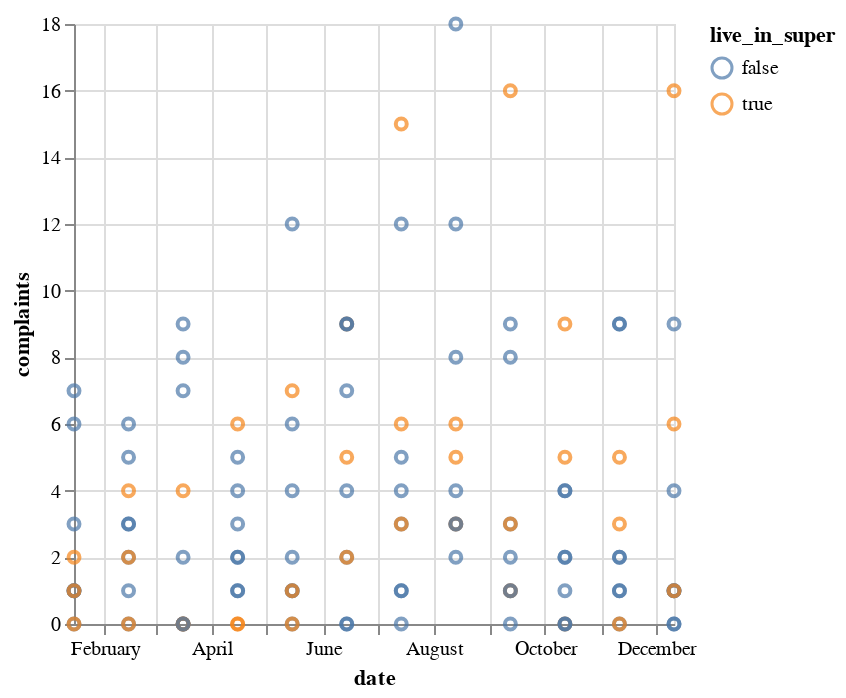

Notebook code cell kept with this figure:
### Code cell
pest_data |>
@vlplot(
  :point,
  x = :date,
  y = :complaints,
  color = "live_in_super:N"
)

### Figure 1 — Vega-Lite specification as saved in the notebook (floating-point values rounded to 4 significant figures)
{"data": {"values": [{"age_of_building": 47, "average_tenant_age": 53.88, "building_id": 37, "complaints": 1, "date": "2017-01-15", "floors": 8, "live_in_super": false, "month": 1, "monthly_average_rent": 3847.0, "mus": 0.3691, "sq_footage_p_floor": 5149.0, "total_sq_foot": 41190.0, "traps": 8, "wk_ind": 1}, {"age_of_building": 47, "average_tenant_age": 53.88, "building_id": 37, "complaints": 3, "date": "2017-02-14", "floors": 8, "live_in_super": false, "month": 2, "monthly_average_rent": 3847.0, "mus": 0.3594, "sq_footage_p_floor": 5149.0, "total_sq_foot": 41190.0, "traps": 8, "wk_ind": 2}, {"age_of_building": 47, "average_tenant_age": 53.88, "building_id": 37, "complaints": 0, "date": "2017-03-16", "floors": 8, "live_in_super": false, "month": 3, "monthly_average_rent": 3847.0, "mus": 0.2818, "sq_footage_p_floor": 5149.0, "total_sq_foot": 41190.0, "traps": 9, "wk_ind": 3}, {"age_of_building": 47, "average_tenant_age": 53.88, "building_id": 37, "complaints": 1, "date": "2017-04-15", "floors": 8, "live_in_super": false, "month": 4, "monthly_average_rent": 3847.0, "mus": 0.1293, "sq_footage_p_floor": 5149.0, "total_sq_foot": 41190.0, "traps": 10, "wk_ind": 4}, {"age_of_building": 47, "average_tenant_age": 53.88, "building_id": 37, "complaints": 0, "date": "2017-05-15", "floors": 8, "live_in_super": false, "month": 5, "monthly_average_rent": 3847.0, "mus": 0.452, "sq_footage_p_floor": 5149.0, "total_sq_foot": 41190.0, "traps": 11, "wk_ind": 5}, {"age_of_building": 47, "average_tenant_age": 53.88, "building_id": 37, "complaints": 0, "date": "2017-06-14", "floors": 8, "live_in_super": false, "month": 6, "monthly_average_rent": 3847.0, "mus": 0.4421, "sq_footage_p_floor": 5149.0, "total_sq_foot": 41190.0, "traps": 11, "wk_ind": 6}, {"age_of_building": 47, "average_tenant_age": 53.88, "building_id": 37, "complaints": 4, "date": "2017-07-14", "floors": 8, "live_in_super": false, "month": 7, "monthly_average_rent": 3847.0, "mus": 0.9909, "sq_footage_p_floor": 5149.0, "total_sq_foot": 41190.0, "traps": 10, "wk_ind": 7}, {"age_of_building": 47, "average_tenant_age": 53.88, "building_id": 37, "complaints": 3, "date": "2017-08-13", "floors": 8, "live_in_super": false, "month": 8, "monthly_average_rent": 3847.0, "mus": 0.786, "sq_footage_p_floor": 5149.0, "total_sq_foot": 41190.0, "traps": 10, "wk_ind": 8}, {"age_of_building": 47, "average_tenant_age": 53.88, "building_id": 37, "complaints": 2, "date": "2017-09-12", "floors": 8, "live_in_super": false, "month": 9, "monthly_average_rent": 3847.0, "mus": 0.6918, "sq_footage_p_floor": 5149.0, "total_sq_foot": 41190.0, "traps": 9, "wk_ind": 9}, {"age_of_building": 47, "average_tenant_age": 53.88, "building_id": 37, "complaints": 2, "date": "2017-10-12", "floors": 8, "live_in_super": false, "month": 10, "monthly_average_rent": 3847.0, "mus": 0.4807, "sq_footage_p_floor": 5149.0, "total_sq_foot": 41190.0, "traps": 9, "wk_ind": 10}, {"age_of_building": 47, "average_tenant_age": 53.88, "building_id": 37, "complaints": 0, "date": "2017-11-11", "floors": 8, "live_in_super": false, "month": 11, "monthly_average_rent": 3847.0, "mus": 0.5624, "sq_footage_p_floor": 5149.0, "total_sq_foot": 41190.0, "traps": 8, "wk_ind": 11}, {"age_of_building": 47, "average_tenant_age": 53.88, "building_id": 37, "complaints": 4, "date": "2017-12-11", "floors": 8, "live_in_super": false, "month": 12, "monthly_average_rent": 3847.0, "mus": 0.2818, "sq_footage_p_floor": 5149.0, "total_sq_foot": 41190.0, "traps": 9, "wk_ind": 12}, {"age_of_building": 43, "average_tenant_age": 49.57, "building_id": 13, "complaints": 1, "date": "2017-01-15", "floors": 9, "live_in_super": false, "month": 1, "monthly_average_rent": 3564.0, "mus": 0.52, "sq_footage_p_floor": 5166.0, "total_sq_foot": 46490.0, "traps": 7, "wk_ind": 1}, {"age_of_building": 43, "average_tenant_age": 49.57, "building_id": 13, "complaints": 3, "date": "2017-02-14", "floors": 9, "live_in_super": false, "month": 2, "monthly_average_rent": 3564.0, "mus": 0.5102, "sq_footage_p_floor": 5166.0, "total_sq_foot": 46490.0, "traps": 7, "wk_ind": 2}, {"age_of_building": 43, "average_tenant_age": 49.57, "building_id": 13, "complaints": 7, "date": "2017-03-16", "floors": 9, "live_in_super": false, "month": 3, "monthly_average_rent": 3564.0, "mus": 0.4318, "sq_footage_p_floor": 5166.0, "total_sq_foot": 46490.0, "traps": 8, "wk_ind": 3}, {"age_of_building": 43, "average_tenant_age": 49.57, "building_id": 13, "complaints": 1, "date": "2017-04-15", "floors": 9, "live_in_super": false, "month": 4, "monthly_average_rent": 3564.0, "mus": 0.2784, "sq_footage_p_floor": 5166.0, "total_sq_foot": 46490.0, "traps": 9, "wk_ind": 4}, {"age_of_building": 43, "average_tenant_age": 49.57, "building_id": 13, "complaints": 1, "date": "2017-05-15", "floors": 9, "live_in_super": false, "month": 5, "monthly_average_rent": 3564.0, "mus": 0.6003, "sq_footage_p_floor": 5166.0, "total_sq_foot": 46490.0, "traps": 10, "wk_ind": 5}, {"age_of_building": 43, "average_tenant_age": 49.57, "building_id": 13, "complaints": 4, "date": "2017-06-14", "floors": 9, "live_in_super": false, "month": 6, "monthly_average_rent": 3564.0, "mus": 0.8079, "sq_footage_p_floor": 5166.0, "total_sq_foot": 46490.0, "traps": 9, "wk_ind": 6}, {"age_of_building": 43, "average_tenant_age": 49.57, "building_id": 13, "complaints": 0, "date": "2017-07-14", "floors": 9, "live_in_super": false, "month": 7, "monthly_average_rent": 3564.0, "mus": 1.14, "sq_footage_p_floor": 5166.0, "total_sq_foot": 46490.0, "traps": 9, "wk_ind": 7}, {"age_of_building": 43, "average_tenant_age": 49.57, "building_id": 13, "complaints": 4, "date": "2017-08-13", "floors": 9, "live_in_super": false, "month": 8, "monthly_average_rent": 3564.0, "mus": 0.7177, "sq_footage_p_floor": 5166.0, "total_sq_foot": 46490.0, "traps": 10, "wk_ind": 8}, {"age_of_building": 43, "average_tenant_age": 49.57, "building_id": 13, "complaints": 1, "date": "2017-09-12", "floors": 9, "live_in_super": false, "month": 9, "monthly_average_rent": 3564.0, "mus": 0.4069, "sq_footage_p_floor": 5166.0, "total_sq_foot": 46490.0, "traps": 10, "wk_ind": 9}, {"age_of_building": 43, "average_tenant_age": 49.57, "building_id": 13, "complaints": 2, "date": "2017-10-12", "floors": 9, "live_in_super": false, "month": 10, "monthly_average_rent": 3564.0, "mus": 0.4133, "sq_footage_p_floor": 5166.0, "total_sq_foot": 46490.0, "traps": 9, "wk_ind": 10}, {"age_of_building": 43, "average_tenant_age": 49.57, "building_id": 13, "complaints": 1, "date": "2017-11-11", "floors": 9, "live_in_super": false, "month": 11, "monthly_average_rent": 3564.0, "mus": 0.2784, "sq_footage_p_floor": 5166.0, "total_sq_foot": 46490.0, "traps": 9, "wk_ind": 11}, {"age_of_building": 43, "average_tenant_age": 49.57, "building_id": 13, "complaints": 1, "date": "2017-12-11", "floors": 9, "live_in_super": false, "month": 12, "monthly_average_rent": 3564.0, "mus": 0.4318, "sq_footage_p_floor": 5166.0, "total_sq_foot": 46490.0, "traps": 8, "wk_ind": 12}, {"age_of_building": 49, "average_tenant_age": 47.86, "building_id": 5, "complaints": 7, "date": "2017-01-15", "floors": 14, "live_in_super": false, "month": 1, "monthly_average_rent": 3029.0, "mus": 1.33, "sq_footage_p_floor": 5046.0, "total_sq_foot": 70640.0, "traps": 8, "wk_ind": 1}, {"age_of_building": 49, "average_tenant_age": 47.86, "building_id": 5, "complaints": 2, "date": "2017-02-14", "floors": 14, "live_in_super": false, "month": 2, "monthly_average_rent": 3029.0, "mus": 1.32, "sq_footage_p_floor": 5046.0, "total_sq_foot": 70640.0, "traps": 8, "wk_ind": 2}, {"age_of_building": 49, "average_tenant_age": 47.86, "building_id": 5, "complaints": 2, "date": "2017-03-16", "floors": 14, "live_in_super": false, "month": 3, "monthly_average_rent": 3029.0, "mus": 1.668, "sq_footage_p_floor": 5046.0, "total_sq_foot": 70640.0, "traps": 7, "wk_ind": 3}, {"age_of_building": 49, "average_tenant_age": 47.86, "building_id": 5, "complaints": 5, "date": "2017-04-15", "floors": 14, "live_in_super": false, "month": 4, "monthly_average_rent": 3029.0, "mus": 1.941, "sq_footage_p_floor": 5046.0, "total_sq_foot": 70640.0, "traps": 6, "wk_ind": 4}, {"age_of_building": 49, "average_tenant_age": 47.86, "building_id": 5, "complaints": 12, "date": "2017-05-15", "floors": 14, "live_in_super": false, "month": 5, "monthly_average_rent": 3029.0, "mus": 2.481, "sq_footage_p_floor": 5046.0, "total_sq_foot": 70640.0, "traps": 6, "wk_ind": 5}, {"age_of_building": 49, "average_tenant_age": 47.86, "building_id": 5, "complaints": 7, "date": "2017-06-14", "floors": 14, "live_in_super": false, "month": 6, "monthly_average_rent": 3029.0, "mus": 2.262, "sq_footage_p_floor": 5046.0, "total_sq_foot": 70640.0, "traps": 7, "wk_ind": 6}, {"age_of_building": 49, "average_tenant_age": 47.86, "building_id": 5, "complaints": 5, "date": "2017-07-14", "floors": 14, "live_in_super": false, "month": 7, "monthly_average_rent": 3029.0, "mus": 2.803, "sq_footage_p_floor": 5046.0, "total_sq_foot": 70640.0, "traps": 6, "wk_ind": 7}, {"age_of_building": 49, "average_tenant_age": 47.86, "building_id": 5, "complaints": 18, "date": "2017-08-13", "floors": 14, "live_in_super": false, "month": 8, "monthly_average_rent": 3029.0, "mus": 2.389, "sq_footage_p_floor": 5046.0, "total_sq_foot": 70640.0, "traps": 7, "wk_ind": 8}, {"age_of_building": 49, "average_tenant_age": 47.86, "building_id": 5, "complaints": 9, "date": "2017-09-12", "floors": 14, "live_in_super": false, "month": 9, "monthly_average_rent": 3029.0, "mus": 2.078, "sq_footage_p_floor": 5046.0, "total_sq_foot": 70640.0, "traps": 7, "wk_ind": 9}, {"age_of_building": 49, "average_tenant_age": 47.86, "building_id": 5, "complaints": 4, "date": "2017-10-12", "floors": 14, "live_in_super": false, "month": 10, "monthly_average_rent": 3029.0, "mus": 1.867, "sq_footage_p_floor": 5046.0, "total_sq_foot": 70640.0, "traps": 7, "wk_ind": 10}, {"age_of_building": 49, "average_tenant_age": 47.86, "building_id": 5, "complaints": 9, "date": "2017-11-11", "floors": 14, "live_in_super": false, "month": 11, "monthly_average_rent": 3029.0, "mus": 1.732, "sq_footage_p_floor": 5046.0, "total_sq_foot": 70640.0, "traps": 7, "wk_ind": 11}, {"age_of_building": 49, "average_tenant_age": 47.86, "building_id": 5, "complaints": 0, "date": "2017-12-11", "floors": 14, "live_in_super": false, "month": 12, "monthly_average_rent": 3029.0, "mus": 1.459, "sq_footage_p_floor": 5046.0, "total_sq_foot": 70640.0, "traps": 8, "wk_ind": 12}, {"age_of_building": 51, "average_tenant_age": 47.34, "building_id": 26, "complaints": 1, "date": "2017-01-15", "floors": 10, "live_in_super": false, "month": 1, "monthly_average_rent": 4019.0, "mus": 1.007, "sq_footage_p_floor": 4770.0, "total_sq_foot": 47700.0, "traps": 6, "wk_ind": 1}, {"age_of_building": 51, "average_tenant_age": 47.34, "building_id": 26, "complaints": 6, "date": "2017-02-14", "floors": 10, "live_in_super": false, "month": 2, "monthly_average_rent": 4019.0, "mus": 0.9975, "sq_footage_p_floor": 4770.0, "total_sq_foot": 47700.0, "traps": 6, "wk_ind": 2}, {"age_of_building": 51, "average_tenant_age": 47.34, "building_id": 26, "complaints": 8, "date": "2017-03-16", "floors": 10, "live_in_super": false, "month": 3, "monthly_average_rent": 4019.0, "mus": 0.9352, "sq_footage_p_floor": 4770.0, "total_sq_foot": 47700.0, "traps": 7, "wk_ind": 3}, {"age_of_building": 51, "average_tenant_age": 47.34, "building_id": 26, "complaints": 2, "date": "2017-04-15", "floors": 10, "live_in_super": false, "month": 4, "monthly_average_rent": 4019.0, "mus": 0.9993, "sq_footage_p_floor": 4770.0, "total_sq_foot": 47700.0, "traps": 7, "wk_ind": 4}, {"age_of_building": 51, "average_tenant_age": 47.34, "building_id": 26, "complaints": 1, "date": "2017-05-15", "floors": 10, "live_in_super": false, "month": 5, "monthly_average_rent": 4019.0, "mus": 1.74, "sq_footage_p_floor": 4770.0, "total_sq_foot": 47700.0, "traps": 6, "wk_ind": 5}, {"age_of_building": 51, "average_tenant_age": 47.34, "building_id": 26, "complaints": 2, "date": "2017-06-14", "floors": 10, "live_in_super": false, "month": 6, "monthly_average_rent": 4019.0, "mus": 1.529, "sq_footage_p_floor": 4770.0, "total_sq_foot": 47700.0, "traps": 7, "wk_ind": 6}, {"age_of_building": 51, "average_tenant_age": 47.34, "building_id": 26, "complaints": 12, "date": "2017-07-14", "floors": 10, "live_in_super": false, "month": 7, "monthly_average_rent": 4019.0, "mus": 1.861, "sq_footage_p_floor": 4770.0, "total_sq_foot": 47700.0, "traps": 7, "wk_ind": 7}, {"age_of_building": 51, "average_tenant_age": 47.34, "building_id": 26, "complaints": 12, "date": "2017-08-13", "floors": 10, "live_in_super": false, "month": 8, "monthly_average_rent": 4019.0, "mus": 1.857, "sq_footage_p_floor": 4770.0, "total_sq_foot": 47700.0, "traps": 6, "wk_ind": 8}, {"age_of_building": 51, "average_tenant_age": 47.34, "building_id": 26, "complaints": 0, "date": "2017-09-12", "floors": 10, "live_in_super": false, "month": 9, "monthly_average_rent": 4019.0, "mus": 1.345, "sq_footage_p_floor": 4770.0, "total_sq_foot": 47700.0, "traps": 7, "wk_ind": 9}, {"age_of_building": 51, "average_tenant_age": 47.34, "building_id": 26, "complaints": 4, "date": "2017-10-12", "floors": 10, "live_in_super": false, "month": 10, "monthly_average_rent": 4019.0, "mus": 1.335, "sq_footage_p_floor": 4770.0, "total_sq_foot": 47700.0, "traps": 6, "wk_ind": 10}, {"age_of_building": 51, "average_tenant_age": 47.34, "building_id": 26, "complaints": 2, "date": "2017-11-11", "floors": 10, "live_in_super": false, "month": 11, "monthly_average_rent": 4019.0, "mus": 0.9993, "sq_footage_p_floor": 4770.0, "total_sq_foot": 47700.0, "traps": 7, "wk_ind": 11}, {"age_of_building": 51, "average_tenant_age": 47.34, "building_id": 26, "complaints": 9, "date": "2017-12-11", "floors": 10, "live_in_super": false, "month": 12, "monthly_average_rent": 4019.0, "mus": 0.7339, "sq_footage_p_floor": 4770.0, "total_sq_foot": 47700.0, "traps": 8, "wk_ind": 12}, {"age_of_building": 49, "average_tenant_age": 45.14, "building_id": 93, "complaints": 1, "date": "2017-01-15", "floors": 10, "live_in_super": true, "month": 1, "monthly_average_rent": 3677.0, "mus": 0.8797, "sq_footage_p_floor": 5740.0, "total_sq_foot": 57400.0, "traps": 7, "wk_ind": 1}, {"age_of_building": 49, "average_tenant_age": 45.14, "building_id": 93, "complaints": 4, "date": "2017-02-14", "floors": 10, "live_in_super": true, "month": 2, "monthly_average_rent": 3677.0, "mus": 0.8699, "sq_footage_p_floor": 5740.0, "total_sq_foot": 57400.0, "traps": 7, "wk_ind": 2}, {"age_of_building": 49, "average_tenant_age": 45.14, "building_id": 93, "complaints": 0, "date": "2017-03-16", "floors": 10, "live_in_super": true, "month": 3, "monthly_average_rent": 3677.0, "mus": 0.7749, "sq_footage_p_floor": 5740.0, "total_sq_foot": 57400.0, "traps": 8, "wk_ind": 3}, {"age_of_building": 49, "average_tenant_age": 45.14, "building_id": 93, "complaints": 6, "date": "2017-04-15", "floors": 10, "live_in_super": true, "month": 4, "monthly_average_rent": 3677.0, "mus": 1.073, "sq_footage_p_floor": 5740.0, "total_sq_foot": 57400.0, "traps": 7, "wk_ind": 4}, {"age_of_building": 49, "average_tenant_age": 45.14, "building_id": 93, "complaints": 1, "date": "2017-05-15", "floors": 10, "live_in_super": true, "month": 5, "monthly_average_rent": 3677.0, "mus": 1.846, "sq_footage_p_floor": 5740.0, "total_sq_foot": 57400.0, "traps": 6, "wk_ind": 5}, {"age_of_building": 49, "average_tenant_age": 45.14, "building_id": 93, "complaints": 9, "date": "2017-06-14", "floors": 10, "live_in_super": true, "month": 6, "monthly_average_rent": 3677.0, "mus": 1.836, "sq_footage_p_floor": 5740.0, "total_sq_foot": 57400.0, "traps": 6, "wk_ind": 6}, {"age_of_building": 49, "average_tenant_age": 45.14, "building_id": 93, "complaints": 6, "date": "2017-07-14", "floors": 10, "live_in_super": true, "month": 7, "monthly_average_rent": 3677.0, "mus": 1.935, "sq_footage_p_floor": 5740.0, "total_sq_foot": 57400.0, "traps": 7, "wk_ind": 7}, {"age_of_building": 49, "average_tenant_age": 45.14, "building_id": 93, "complaints": 5, "date": "2017-08-13", "floors": 10, "live_in_super": true, "month": 8, "monthly_average_rent": 3677.0, "mus": 1.73, "sq_footage_p_floor": 5740.0, "total_sq_foot": 57400.0, "traps": 7, "wk_ind": 8}, {"age_of_building": 49, "average_tenant_age": 45.14, "building_id": 93, "complaints": 1, "date": "2017-09-12", "floors": 10, "live_in_super": true, "month": 9, "monthly_average_rent": 3677.0, "mus": 1.653, "sq_footage_p_floor": 5740.0, "total_sq_foot": 57400.0, "traps": 6, "wk_ind": 9}, {"age_of_building": 49, "average_tenant_age": 45.14, "building_id": 93, "complaints": 0, "date": "2017-10-12", "floors": 10, "live_in_super": true, "month": 10, "monthly_average_rent": 3677.0, "mus": 1.442, "sq_footage_p_floor": 5740.0, "total_sq_foot": 57400.0, "traps": 6, "wk_ind": 10}, {"age_of_building": 49, "average_tenant_age": 45.14, "building_id": 93, "complaints": 3, "date": "2017-11-11", "floors": 10, "live_in_super": true, "month": 11, "monthly_average_rent": 3677.0, "mus": 1.307, "sq_footage_p_floor": 5740.0, "total_sq_foot": 57400.0, "traps": 6, "wk_ind": 11}, {"age_of_building": 49, "average_tenant_age": 45.14, "building_id": 93, "complaints": 6, "date": "2017-12-11", "floors": 10, "live_in_super": true, "month": 12, "monthly_average_rent": 3677.0, "mus": 1.009, "sq_footage_p_floor": 5740.0, "total_sq_foot": 57400.0, "traps": 7, "wk_ind": 12}, {"age_of_building": 49, "average_tenant_age": 48.54, "building_id": 47, "complaints": 3, "date": "2017-01-15", "floors": 15, "live_in_super": false, "month": 1, "monthly_average_rent": 3378.0, "mus": 1.113, "sq_footage_p_floor": 5206.0, "total_sq_foot": 78090.0, "traps": 7, "wk_ind": 1}, {"age_of_building": 49, "average_tenant_age": 48.54, "building_id": 47, "complaints": 1, "date": "2017-02-14", "floors": 15, "live_in_super": false, "month": 2, "monthly_average_rent": 3378.0, "mus": 1.104, "sq_footage_p_floor": 5206.0, "total_sq_foot": 78090.0, "traps": 7, "wk_ind": 2}, {"age_of_building": 49, "average_tenant_age": 48.54, "building_id": 47, "complaints": 9, "date": "2017-03-16", "floors": 15, "live_in_super": false, "month": 3, "monthly_average_rent": 3378.0, "mus": 1.243, "sq_footage_p_floor": 5206.0, "total_sq_foot": 78090.0, "traps": 7, "wk_ind": 3}, {"age_of_building": 49, "average_tenant_age": 48.54, "building_id": 47, "complaints": 3, "date": "2017-04-15", "floors": 15, "live_in_super": false, "month": 4, "monthly_average_rent": 3378.0, "mus": 1.102, "sq_footage_p_floor": 5206.0, "total_sq_foot": 78090.0, "traps": 8, "wk_ind": 4}, {"age_of_building": 49, "average_tenant_age": 48.54, "building_id": 47, "complaints": 2, "date": "2017-05-15", "floors": 15, "live_in_super": false, "month": 5, "monthly_average_rent": 3378.0, "mus": 1.846, "sq_footage_p_floor": 5206.0, "total_sq_foot": 78090.0, "traps": 7, "wk_ind": 5}, {"age_of_building": 49, "average_tenant_age": 48.54, "building_id": 47, "complaints": 9, "date": "2017-06-14", "floors": 15, "live_in_super": false, "month": 6, "monthly_average_rent": 3378.0, "mus": 1.836, "sq_footage_p_floor": 5206.0, "total_sq_foot": 78090.0, "traps": 7, "wk_ind": 6}, {"age_of_building": 49, "average_tenant_age": 48.54, "building_id": 47, "complaints": 3, "date": "2017-07-14", "floors": 15, "live_in_super": false, "month": 7, "monthly_average_rent": 3378.0, "mus": 2.168, "sq_footage_p_floor": 5206.0, "total_sq_foot": 78090.0, "traps": 7, "wk_ind": 7}, {"age_of_building": 49, "average_tenant_age": 48.54, "building_id": 47, "complaints": 8, "date": "2017-08-13", "floors": 15, "live_in_super": false, "month": 8, "monthly_average_rent": 3378.0, "mus": 2.168, "sq_footage_p_floor": 5206.0, "total_sq_foot": 78090.0, "traps": 6, "wk_ind": 8}, {"age_of_building": 49, "average_tenant_age": 48.54, "building_id": 47, "complaints": 3, "date": "2017-09-12", "floors": 15, "live_in_super": false, "month": 9, "monthly_average_rent": 3378.0, "mus": 1.857, "sq_footage_p_floor": 5206.0, "total_sq_foot": 78090.0, "traps": 6, "wk_ind": 9}, {"age_of_building": 49, "average_tenant_age": 48.54, "building_id": 47, "complaints": 1, "date": "2017-10-12", "floors": 15, "live_in_super": false, "month": 10, "monthly_average_rent": 3378.0, "mus": 1.85, "sq_footage_p_floor": 5206.0, "total_sq_foot": 78090.0, "traps": 5, "wk_ind": 10}, {"age_of_building": 49, "average_tenant_age": 48.54, "building_id": 47, "complaints": 9, "date": "2017-11-11", "floors": 15, "live_in_super": false, "month": 11, "monthly_average_rent": 3378.0, "mus": 1.511, "sq_footage_p_floor": 5206.0, "total_sq_foot": 78090.0, "traps": 6, "wk_ind": 11}, {"age_of_building": 49, "average_tenant_age": 48.54, "building_id": 47, "complaints": 1, "date": "2017-12-11", "floors": 15, "live_in_super": false, "month": 12, "monthly_average_rent": 3378.0, "mus": 1.243, "sq_footage_p_floor": 5206.0, "total_sq_foot": 78090.0, "traps": 7, "wk_ind": 12}, {"age_of_building": 59, "average_tenant_age": 41.14, "building_id": 45, "complaints": 6, "date": "2017-01-15", "floors": 11, "live_in_super": false, "month": 1, "monthly_average_rent": 3871.0, "mus": 1.383, "sq_footage_p_floor": 4186.0, "total_sq_foot": 46040.0, "traps": 5, "wk_ind": 1}, {"age_of_building": 59, "average_tenant_age": 41.14, "building_id": 45, "complaints": 5, "date": "2017-02-14", "floors": 11, "live_in_super": false, "month": 2, "monthly_average_rent": 3871.0, "mus": 1.373, "sq_footage_p_floor": 4186.0, "total_sq_foot": 46040.0, "traps": 5, "wk_ind": 2}, {"age_of_building": 59, "average_tenant_age": 41.14, "building_id": 45, "complaints": 0, "date": "2017-03-16", "floors": 11, "live_in_super": false, "month": 3, "monthly_average_rent": 3871.0, "mus": 1.337, "sq_footage_p_floor": 4186.0, "total_sq_foot": 46040.0, "traps": 6, "wk_ind": 3}, {"age_of_building": 59, "average_tenant_age": 41.14, "building_id": 45, "complaints": 4, "date": "2017-04-15", "floors": 11, "live_in_super": false, "month": 4, "monthly_average_rent": 3871.0, "mus": 1.401, "sq_footage_p_floor": 4186.0, "total_sq_foot": 46040.0, "traps": 6, "wk_ind": 4}, {"age_of_building": 59, "average_tenant_age": 41.14, "building_id": 45, "complaints": 6, "date": "2017-05-15", "floors": 11, "live_in_super": false, "month": 5, "monthly_average_rent": 3871.0, "mus": 1.766, "sq_footage_p_floor": 4186.0, "total_sq_foot": 46040.0, "traps": 7, "wk_ind": 5}, {"age_of_building": 59, "average_tenant_age": 41.14, "building_id": 45, "complaints": 9, "date": "2017-06-14", "floors": 11, "live_in_super": false, "month": 6, "monthly_average_rent": 3871.0, "mus": 1.581, "sq_footage_p_floor": 4186.0, "total_sq_foot": 46040.0, "traps": 8, "wk_ind": 6}, {"age_of_building": 59, "average_tenant_age": 41.14, "building_id": 45, "complaints": 1, "date": "2017-07-14", "floors": 11, "live_in_super": false, "month": 7, "monthly_average_rent": 3871.0, "mus": 1.738, "sq_footage_p_floor": 4186.0, "total_sq_foot": 46040.0, "traps": 9, "wk_ind": 7}, {"age_of_building": 59, "average_tenant_age": 41.14, "building_id": 45, "complaints": 2, "date": "2017-08-13", "floors": 11, "live_in_super": false, "month": 8, "monthly_average_rent": 3871.0, "mus": 1.533, "sq_footage_p_floor": 4186.0, "total_sq_foot": 46040.0, "traps": 9, "wk_ind": 8}, {"age_of_building": 59, "average_tenant_age": 41.14, "building_id": 45, "complaints": 8, "date": "2017-09-12", "floors": 11, "live_in_super": false, "month": 9, "monthly_average_rent": 3871.0, "mus": 1.223, "sq_footage_p_floor": 4186.0, "total_sq_foot": 46040.0, "traps": 9, "wk_ind": 9}, {"age_of_building": 59, "average_tenant_age": 41.14, "building_id": 45, "complaints": 0, "date": "2017-10-12", "floors": 11, "live_in_super": false, "month": 10, "monthly_average_rent": 3871.0, "mus": 1.011, "sq_footage_p_floor": 4186.0, "total_sq_foot": 46040.0, "traps": 9, "wk_ind": 10}, {"age_of_building": 59, "average_tenant_age": 41.14, "building_id": 45, "complaints": 2, "date": "2017-11-11", "floors": 11, "live_in_super": false, "month": 11, "monthly_average_rent": 3871.0, "mus": 0.8766, "sq_footage_p_floor": 4186.0, "total_sq_foot": 46040.0, "traps": 9, "wk_ind": 11}, {"age_of_building": 59, "average_tenant_age": 41.14, "building_id": 45, "complaints": 1, "date": "2017-12-11", "floors": 11, "live_in_super": false, "month": 12, "monthly_average_rent": 3871.0, "mus": 0.6376, "sq_footage_p_floor": 4186.0, "total_sq_foot": 46040.0, "traps": 10, "wk_ind": 12}, {"age_of_building": 48, "average_tenant_age": 65.18, "building_id": 70, "complaints": 2, "date": "2017-01-15", "floors": 5, "live_in_super": true, "month": 1, "monthly_average_rent": 3864.0, "mus": -0.06467, "sq_footage_p_floor": 5290.0, "total_sq_foot": 26450.0, "traps": 7, "wk_ind": 1}, {"age_of_building": 48, "average_tenant_age": 65.18, "building_id": 70, "complaints": 2, "date": "2017-02-14", "floors": 5, "live_in_super": true, "month": 2, "monthly_average_rent": 3864.0, "mus": -0.07445, "sq_footage_p_floor": 5290.0, "total_sq_foot": 26450.0, "traps": 7, "wk_ind": 2}, {"age_of_building": 48, "average_tenant_age": 65.18, "building_id": 70, "complaints": 0, "date": "2017-03-16", "floors": 5, "live_in_super": true, "month": 3, "monthly_average_rent": 3864.0, "mus": 0.06456, "sq_footage_p_floor": 5290.0, "total_sq_foot": 26450.0, "traps": 7, "wk_ind": 3}, {"age_of_building": 48, "average_tenant_age": 65.18, "building_id": 70, "complaints": 0, "date": "2017-04-15", "floors": 5, "live_in_super": true, "month": 4, "monthly_average_rent": 3864.0, "mus": 0.3957, "sq_footage_p_floor": 5290.0, "total_sq_foot": 26450.0, "traps": 6, "wk_ind": 4}, {"age_of_building": 48, "average_tenant_age": 65.18, "building_id": 70, "complaints": 0, "date": "2017-05-15", "floors": 5, "live_in_super": true, "month": 5, "monthly_average_rent": 3864.0, "mus": 1.202, "sq_footage_p_floor": 5290.0, "total_sq_foot": 26450.0, "traps": 5, "wk_ind": 5}, {"age_of_building": 48, "average_tenant_age": 65.18, "building_id": 70, "complaints": 2, "date": "2017-06-14", "floors": 5, "live_in_super": true, "month": 6, "monthly_average_rent": 3864.0, "mus": 1.459, "sq_footage_p_floor": 5290.0, "total_sq_foot": 26450.0, "traps": 4, "wk_ind": 6}, {"age_of_building": 48, "average_tenant_age": 65.18, "building_id": 70, "complaints": 15, "date": "2017-07-14", "floors": 5, "live_in_super": true, "month": 7, "monthly_average_rent": 3864.0, "mus": 1.792, "sq_footage_p_floor": 5290.0, "total_sq_foot": 26450.0, "traps": 4, "wk_ind": 7}, {"age_of_building": 48, "average_tenant_age": 65.18, "building_id": 70, "complaints": 3, "date": "2017-08-13", "floors": 5, "live_in_super": true, "month": 8, "monthly_average_rent": 3864.0, "mus": 1.32, "sq_footage_p_floor": 5290.0, "total_sq_foot": 26450.0, "traps": 5, "wk_ind": 8}, {"age_of_building": 48, "average_tenant_age": 65.18, "building_id": 70, "complaints": 3, "date": "2017-09-12", "floors": 5, "live_in_super": true, "month": 9, "monthly_average_rent": 3864.0, "mus": 1.009, "sq_footage_p_floor": 5290.0, "total_sq_foot": 26450.0, "traps": 5, "wk_ind": 9}, {"age_of_building": 48, "average_tenant_age": 65.18, "building_id": 70, "complaints": 9, "date": "2017-10-12", "floors": 5, "live_in_super": true, "month": 10, "monthly_average_rent": 3864.0, "mus": 0.5306, "sq_footage_p_floor": 5290.0, "total_sq_foot": 26450.0, "traps": 6, "wk_ind": 10}, {"age_of_building": 48, "average_tenant_age": 65.18, "building_id": 70, "complaints": 0, "date": "2017-11-11", "floors": 5, "live_in_super": true, "month": 11, "monthly_average_rent": 3864.0, "mus": 0.6628, "sq_footage_p_floor": 5290.0, "total_sq_foot": 26450.0, "traps": 5, "wk_ind": 11}, {"age_of_building": 48, "average_tenant_age": 65.18, "building_id": 70, "complaints": 1, "date": "2017-12-11", "floors": 5, "live_in_super": true, "month": 12, "monthly_average_rent": 3864.0, "mus": 0.5987, "sq_footage_p_floor": 5290.0, "total_sq_foot": 26450.0, "traps": 5, "wk_ind": 12}, {"age_of_building": 60, "average_tenant_age": 58.46, "building_id": 62, "complaints": 0, "date": "2017-01-15", "floors": 4, "live_in_super": false, "month": 1, "monthly_average_rent": 3840.0, "mus": -0.1008, "sq_footage_p_floor": 4804.0, "total_sq_foot": 19220.0, "traps": 8, "wk_ind": 1}, {"age_of_building": 60, "average_tenant_age": 58.46, "building_id": 62, "complaints": 0, "date": "2017-02-14", "floors": 4, "live_in_super": false, "month": 2, "monthly_average_rent": 3840.0, "mus": 0.05574, "sq_footage_p_floor": 4804.0, "total_sq_foot": 19220.0, "traps": 7, "wk_ind": 2}, {"age_of_building": 60, "average_tenant_age": 58.46, "building_id": 62, "complaints": 0, "date": "2017-03-16", "floors": 4, "live_in_super": false, "month": 3, "monthly_average_rent": 3840.0, "mus": 0.3611, "sq_footage_p_floor": 4804.0, "total_sq_foot": 19220.0, "traps": 6, "wk_ind": 3}, {"age_of_building": 60, "average_tenant_age": 58.46, "building_id": 62, "complaints": 2, "date": "2017-04-15", "floors": 4, "live_in_super": false, "month": 4, "monthly_average_rent": 3840.0, "mus": 0.2588, "sq_footage_p_floor": 4804.0, "total_sq_foot": 19220.0, "traps": 7, "wk_ind": 4}, {"age_of_building": 60, "average_tenant_age": 58.46, "building_id": 62, "complaints": 4, "date": "2017-05-15", "floors": 4, "live_in_super": false, "month": 5, "monthly_average_rent": 3840.0, "mus": 0.6318, "sq_footage_p_floor": 4804.0, "total_sq_foot": 19220.0, "traps": 8, "wk_ind": 5}, {"age_of_building": 60, "average_tenant_age": 58.46, "building_id": 62, "complaints": 0, "date": "2017-06-14", "floors": 4, "live_in_super": false, "month": 6, "monthly_average_rent": 3840.0, "mus": 0.6219, "sq_footage_p_floor": 4804.0, "total_sq_foot": 19220.0, "traps": 8, "wk_ind": 6}, {"age_of_building": 60, "average_tenant_age": 58.46, "building_id": 62, "complaints": 1, "date": "2017-07-14", "floors": 4, "live_in_super": false, "month": 7, "monthly_average_rent": 3840.0, "mus": 0.9541, "sq_footage_p_floor": 4804.0, "total_sq_foot": 19220.0, "traps": 8, "wk_ind": 7}, {"age_of_building": 60, "average_tenant_age": 58.46, "building_id": 62, "complaints": 3, "date": "2017-08-13", "floors": 4, "live_in_super": false, "month": 8, "monthly_average_rent": 3840.0, "mus": 0.5828, "sq_footage_p_floor": 4804.0, "total_sq_foot": 19220.0, "traps": 9, "wk_ind": 8}, {"age_of_building": 60, "average_tenant_age": 58.46, "building_id": 62, "complaints": 1, "date": "2017-09-12", "floors": 4, "live_in_super": false, "month": 9, "monthly_average_rent": 3840.0, "mus": 0.4384, "sq_footage_p_floor": 4804.0, "total_sq_foot": 19220.0, "traps": 8, "wk_ind": 9}, {"age_of_building": 60, "average_tenant_age": 58.46, "building_id": 62, "complaints": 0, "date": "2017-10-12", "floors": 4, "live_in_super": false, "month": 10, "monthly_average_rent": 3840.0, "mus": 0.3937, "sq_footage_p_floor": 4804.0, "total_sq_foot": 19220.0, "traps": 7, "wk_ind": 10}, {"age_of_building": 60, "average_tenant_age": 58.46, "building_id": 62, "complaints": 1, "date": "2017-11-11", "floors": 4, "live_in_super": false, "month": 11, "monthly_average_rent": 3840.0, "mus": 0.09247, "sq_footage_p_floor": 4804.0, "total_sq_foot": 19220.0, "traps": 8, "wk_ind": 11}, {"age_of_building": 60, "average_tenant_age": 58.46, "building_id": 62, "complaints": 0, "date": "2017-12-11", "floors": 4, "live_in_super": false, "month": 12, "monthly_average_rent": 3840.0, "mus": 0.02841, "sq_footage_p_floor": 4804.0, "total_sq_foot": 19220.0, "traps": 8, "wk_ind": 12}, {"age_of_building": 39, "average_tenant_age": 42.14, "building_id": 98, "complaints": 0, "date": "2017-01-15", "floors": 13, "live_in_super": true, "month": 1, "monthly_average_rent": 3785.0, "mus": 0.4129, "sq_footage_p_floor": 4558.0, "total_sq_foot": 59250.0, "traps": 7, "wk_ind": 1}, {"age_of_building": 39, "average_tenant_age": 42.14, "building_id": 98, "complaints": 0, "date": "2017-02-14", "floors": 13, "live_in_super": true, "month": 2, "monthly_average_rent": 3785.0, "mus": 0.1429, "sq_footage_p_floor": 4558.0, "total_sq_foot": 59250.0, "traps": 8, "wk_ind": 2}, {"age_of_building": 39, "average_tenant_age": 42.14, "building_id": 98, "complaints": 4, "date": "2017-03-16", "floors": 13, "live_in_super": true, "month": 3, "monthly_average_rent": 3785.0, "mus": 0.5421, "sq_footage_p_floor": 4558.0, "total_sq_foot": 59250.0, "traps": 7, "wk_ind": 3}, {"age_of_building": 39, "average_tenant_age": 42.14, "building_id": 98, "complaints": 0, "date": "2017-04-15", "floors": 13, "live_in_super": true, "month": 4, "monthly_average_rent": 3785.0, "mus": 0.8663, "sq_footage_p_floor": 4558.0, "total_sq_foot": 59250.0, "traps": 6, "wk_ind": 4}, {"age_of_building": 39, "average_tenant_age": 42.14, "building_id": 98, "complaints": 7, "date": "2017-05-15", "floors": 13, "live_in_super": true, "month": 5, "monthly_average_rent": 3785.0, "mus": 1.406, "sq_footage_p_floor": 4558.0, "total_sq_foot": 59250.0, "traps": 6, "wk_ind": 5}, {"age_of_building": 39, "average_tenant_age": 42.14, "building_id": 98, "complaints": 5, "date": "2017-06-14", "floors": 13, "live_in_super": true, "month": 6, "monthly_average_rent": 3785.0, "mus": 1.656, "sq_footage_p_floor": 4558.0, "total_sq_foot": 59250.0, "traps": 5, "wk_ind": 6}, {"age_of_building": 39, "average_tenant_age": 42.14, "building_id": 98, "complaints": 3, "date": "2017-07-14", "floors": 13, "live_in_super": true, "month": 7, "monthly_average_rent": 3785.0, "mus": 2.248, "sq_footage_p_floor": 4558.0, "total_sq_foot": 59250.0, "traps": 4, "wk_ind": 7}, {"age_of_building": 39, "average_tenant_age": 42.14, "building_id": 98, "complaints": 6, "date": "2017-08-13", "floors": 13, "live_in_super": true, "month": 8, "monthly_average_rent": 3785.0, "mus": 2.304, "sq_footage_p_floor": 4558.0, "total_sq_foot": 59250.0, "traps": 3, "wk_ind": 8}, {"age_of_building": 39, "average_tenant_age": 42.14, "building_id": 98, "complaints": 16, "date": "2017-09-12", "floors": 13, "live_in_super": true, "month": 9, "monthly_average_rent": 3785.0, "mus": 2.253, "sq_footage_p_floor": 4558.0, "total_sq_foot": 59250.0, "traps": 2, "wk_ind": 9}, {"age_of_building": 39, "average_tenant_age": 42.14, "building_id": 98, "complaints": 5, "date": "2017-10-12", "floors": 13, "live_in_super": true, "month": 10, "monthly_average_rent": 3785.0, "mus": 2.042, "sq_footage_p_floor": 4558.0, "total_sq_foot": 59250.0, "traps": 2, "wk_ind": 10}, {"age_of_building": 39, "average_tenant_age": 42.14, "building_id": 98, "complaints": 5, "date": "2017-11-11", "floors": 13, "live_in_super": true, "month": 11, "monthly_average_rent": 3785.0, "mus": 1.907, "sq_footage_p_floor": 4558.0, "total_sq_foot": 59250.0, "traps": 2, "wk_ind": 11}, {"age_of_building": 39, "average_tenant_age": 42.14, "building_id": 98, "complaints": 16, "date": "2017-12-11", "floors": 13, "live_in_super": true, "month": 12, "monthly_average_rent": 3785.0, "mus": 2.103, "sq_footage_p_floor": 4558.0, "total_sq_foot": 59250.0, "traps": 1, "wk_ind": 12}]}, "encoding": {"color": {"field": "live_in_super", "type": "nominal"}, "x": {"field": "date", "type": "temporal"}, "y": {"field": "complaints", "type": "quantitative"}}, "mark": "point"}
